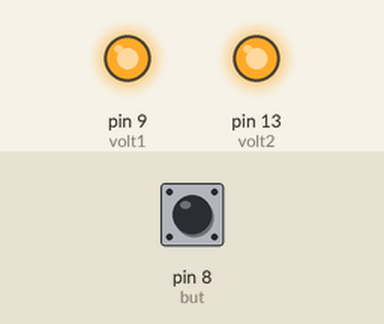
This sketch was run on a simulated Arduino Uno, built with avr-gcc and run on an emulated ATmega328P. Parts: output pins drawn as LEDs (lit = HIGH). Inputs (shaded band) come from the test bench; at power-on: pin 8 (but) LOW.

Above: at 0.1 s.
Timing chart, 0 to 1.6 s (numbered marks = the images above):
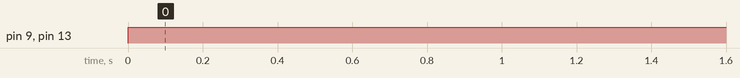

The sketch:

button_recv_new.ino
```cpp
#include <Wire.h>
#include <LiquidCrystal_I2C.h>

LiquidCrystal_I2C lcd(0x27, 16, 2); //LCD 객체 선언, 안되면 당연히 I2C 주소 0x3F로 바꿔보기

int but = 8; //버튼 D8로 설정. 필요에 따라 바꾸면 됨.
int volt1 = 9;
int volt2 = 13;
int but_stat = digitalRead(but); //버튼 입력값 0/1
int stat = 0; //상태 변수. 초기값 0. 버튼 눌리면 1로, 응닶 없으면 다시 0으로.
char ch = Serial.read(); // 시리얼 통신으로 송신부가 보내는 값

void setup(){
  pinMode(but, INPUT);
  pinMode(volt1, OUTPUT);
  pinMode(volt2, OUTPUT);
  Serial.begin(9600);
}
void (* Reset)(void)=0; //포럼에서 이러면 리셋된대요. 작년에도 이거 넣었던듯

void repeat(char val){
  for(int num=0; num++; num<20){
  Serial.write(val);
  delay(1000);
  }
}

void check(int stat){
  while(stat == 1){
    lcd.clear();
    lcd.backlight();
    lcd.print("CALLING");
      if(but_stat == 1){
      stat--;
      repeat('a'); //a, b, c, d로 교체하면 됨
      }
    }
  }


void loop() {
  digitalWrite(volt1, HIGH);
  digitalWrite(volt2, HIGH);
  int but_val = digitalRead(but);
  lcd.clear();
  lcd.noBacklight();

  while(ch != 'x'){
    if(ch == 'A'){ //A, B, C, D로 교체하면 됨
    stat++;
    check(stat);
    }
    else{}
  }
  Reset();
}
```

Measured:
- by itself, pin 9 (volt1), pin 13 (volt2): LOW → HIGH at 0.00 s
